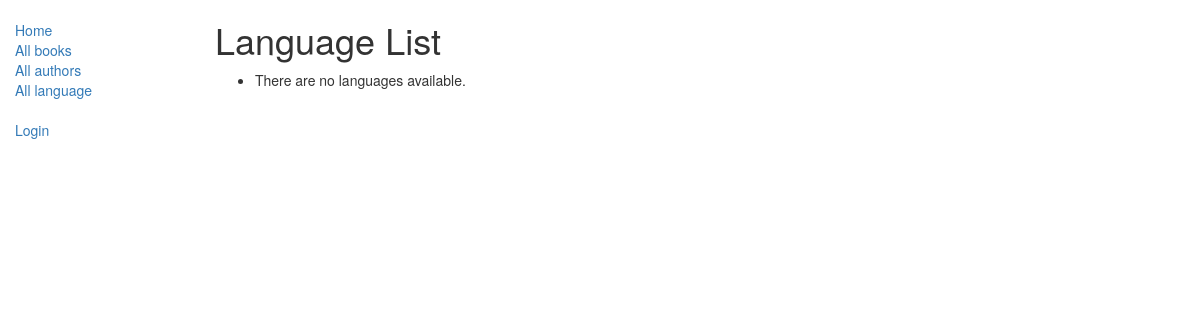
The app's page /catalog/languages/, older data.
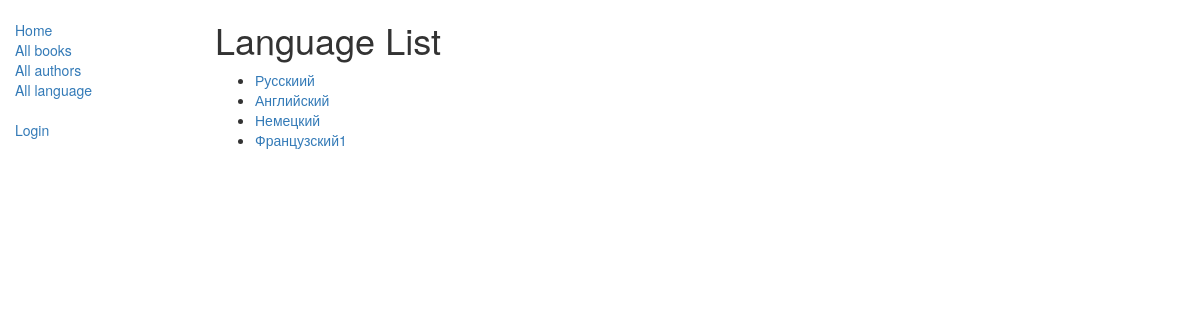
The same page, newer data.
### catalog/models.py (models this page shows, shortened)
class Language(models.Model):
    name = models.CharField(max_length=200,
                            unique=True,
                            help_text="Enter the book's natural language (e.g. English, French, Japanese etc.)")
    def get_absolute_url(self):
        return reverse('language-detail', args=[str(self.id)])

### catalog/views.py (the view)
# urls.py: path('languages/', views.LanguageListView.as_view(), name='languages'),
class LanguageListView(generic.ListView):
    model = Language
    paginate_by = 10

### catalog/templates/catalog/language_list.html
{% extends "base_generic.html" %}
{% block content %}
<h1>Language List</h1>
<ul>
  {% for language in language_list %}
  <li>
    <a href="{{ language.get_absolute_url }}">{{ language.name }}</a>
  </li>
  {% empty %}
  <li>There are no languages available.</li>
  {% endfor %}
</ul>
{% endblock %}

Row changes from the older to the newer data that the page shows:
added Language: name "Русскиий"
added Language: name "Английский"
added Language: name "Немецкий"
added Language: name "Французский1"
Text that changed along with them:
text no longer shown: "There are no languages available."
